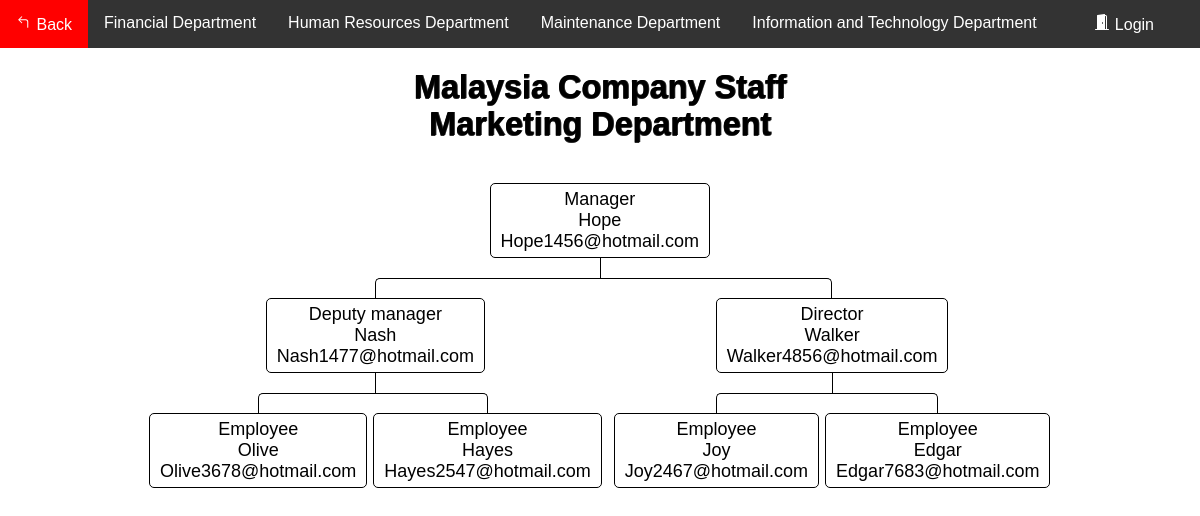
The app's page /Flowchart/flowchart_M_Ma.php with its own data.
### tables this page shows
CREATE TABLE `department_m` (
  `ID` int(20) NOT NULL,
  `Name` varchar(255) NOT NULL,
  `email` varchar(255) NOT NULL,
  `department` varchar(255) NOT NULL,
  `number` varchar(255) NOT NULL,
  `position` varchar(255) NOT NULL
);

### Flowchart/data_M.php (called while the page is built, shortened)
<?php
    require_once "config.php";
    $sql = "SELECT * from department_M where ID ='1022'";
    $result = $link->query($sql);
        if ($result->num_rows > 0) {
            while ($row = $result->fetch_assoc()) {
                $Name1022 = $row['Name'];
                $email1022 = $row['email'];
            }
        }
    $sql = "SELECT * from department_M where ID ='1023'";
    $result = $link->query($sql);
        if ($result->num_rows > 0) {
            while ($row = $result->fetch_assoc()) {
                $Name1023 = $row['Name'];
                $email1023 = $row['email'];
            }
        }
    $sql = "SELECT * from department_M where ID ='1024'";
    $result = $link->query($sql);
        if ($result->num_rows > 0) {
            while ($row = $result->fetch_assoc()) {
                $Name1024 = $row['Name'];
                $email1024 = $row['email'];
            }
        }
    $sql = "SELECT * from department_M where ID ='1025'";
    $result = $link->query($sql);
        if ($result->num_rows > 0) {
            while ($row = $result->fetch_assoc()) {
                $Name1025 = $row['Name'];
                $email1025 = $row['email'];
            }
        }
    $sql = "SELECT * from department_M where ID ='1026'";
    $result = $link->query($sql);
        if ($result->num_rows > 0) {
            while ($row = $result->fetch_assoc()) {
                $Name1026 = $row['Name'];
                $email1026 = $row['email'];
            }
        }
    $sql = "SELECT * from department_M where ID ='1027'";
    $result = $link->query($sql);
        if ($result->num_rows > 0) {
            while ($row = $result->fetch_assoc()) {
                $Name1027 = $row['Name'];
                $email1027 = $row['email'];
            }
        }
        $sql = "SELECT * from department_M where ID ='1028'";
    $result = $link->query($sql);
        if ($result->num_rows > 0) {
            while ($row = $result->fetch_assoc()) {
                $Name1028 = $row['Name'];
                $email1028 = $row['email'];
            }
        }
?>

### Flowchart/flowchart_M_Ma.php (the view, shortened to what this page needs)
<?php
require_once "data_M.php";
?>
<!DOCTYPE html>
<html lang="en">
<head>
	<link rel="stylesheet" href="style.css">
</head>
<body>
<div class="navbar">
            <a href="../HomePages/Home.php">
			 Back</a>
			<a href="flowchart_M_F.php">Financial Department</a>
			<a href="flowchart_M_HR.php">Human Resources Department</a>
			<a href="flowchart_M_M.php">Maintenance Department</a>
			<a href="flowchart_M_IT.php">Information and Technology Department</a>
			 <?php
                if(isset($_SESSION["loggedin"]) && $_SESSION["loggedin"] === true){
			?>
				<a href="../AccountSystem1/welcome.php" class="a1">
				<svg width="1em" height="1em" viewBox="0 0 16 16" class="bi bi-house-door-fill" fill="currentColor" xmlns="http://www.w3.org/2000/svg">
					<path d="M6.5 10.995V14.5a.5.5 0 0 1-.5.5H2a.5.5 0 0 1-.5-.5v-7a.5.5 0 0 1 .146-.354l6-6a.5.5 0 0 1 .708 0l6 6a.5.5 0 0 1 .146.354v7a.5.5 0 0 1-.5.5h-4a.5.5 0 0 1-.5-.5V11c0-.25-.25-.5-.5-.5H7c-.25 0-.5.25-.5.495z"/>
					<path fill-rule="evenodd" d="M13 2.5V6l-2-2V2.5a.5.5 0 0 1 .5-.5h1a.5.5 0 0 1 .5.5z"/>
				</svg>
				Home</a>
			<?php
                }else{
			?>
				<a href="../AccountSystem1/login.php" class="a1">
				Login</a>
			<?php
                }
            ?>
        </div>
<div>
<div>
	<br>
	<h1>Malaysia Company Staff <br>Marketing Department</h1>
	<nav class="nav">
							<ul>
								<li>
									<a href="#">Manager<br><?php echo $Name1022; ?><br><?php echo $email1022; ?></a>
										<ul>
											<li>
												<a href="#">Deputy manager<br><?php echo $Name1023; ?><br><?php echo $email1023; ?></a>
													<ul>
														<li>
															<a href="#">Employee<br><?php echo $Name1025; ?><br><?php echo $email1025; ?></a>
																<li>
																	<a href="#">Employee<br><?php echo $Name1026; ?><br><?php echo $email1026; ?></a>
																</li>
														</li>
													</ul>
														<li>
															<a href="#">Director<br><?php echo $Name1024; ?><br><?php echo $email1024; ?></a>
															<ul>
																<li>
																	<a href="#">Employee<br><?php echo $Name1027; ?><br><?php echo $email1027; ?></a>
																	<li>
																		<a href="#">Employee<br><?php echo $Name1028; ?><br><?php echo $email1028; ?></a>
																	</li>
																</li>
															</ul>
														</li>
													</li>
												</ul>
											</li>
										</ul>
	</nav>
</div>
</body>
</html>

### Flowchart/style.css (style rules this page uses)
*, *:before, *:after { -webkit-box-sizing: border-box; -moz-box-sizing: border-box; box-sizing: border-box; }
* { position: relative; margin: 0; padding: 0; border: 0 none; transition: all ease .4s; }
html, body { width: 100%; height: 100%; font-family: 'Fjalla One', sans-serif; font-size: 18px; }
.nav ul { position: relative; padding-top: 20px; }
.nav li { position: relative; padding: 20px 3px 0 3px; float: left; text-align: center; list-style-type: none; }
.nav li::before, .nav li::after { content: ''; position: absolute; top: 0; right: 50%; width: 50%; height: 20px; border-top: 1px solid #000000; }
.nav li::after { left: 50%; right: auto; border-left: 1px solid #000000; }
.nav li:only-child::after, .nav li:only-child::before { content: ''; display: none; }
.nav li:only-child { padding-top: 0; }
.nav li:first-child::before, .nav li:last-child::after { border: 0 none; }
.nav li:last-child::before { border-right: 1px solid #000000; border-radius: 0 5px 0 0; }
.nav li:first-child::after { border-radius: 5px 0 0 0; }
.nav ul ul::before { content: ''; position: absolute; top: 0; left: 50%; border-left: 1px solid #000000; width: 0; height: 20px; }
.nav li a { display: inline-block; padding: 5px 10px; border-radius: 5px; border: 1px solid #000000; text-decoration: none; color: #000000; font-family: arial, verdana, tahoma; font-size: 18px; }
.navbar { overflow: hidden; background-color: #333; font-family: Arial, Helvetica, sans-serif; }
.navbar a { float: left; font-size: 16px; color: white; text-align: center; padding: 14px 16px; text-decoration: none; }
.a1 { position: absolute; right: 30px; }

### Flowchart/flowchart_M_Ma.php (style rules this page uses)
h1 { color: #000000; text-align: center; font-size: 1.8rem; text-shadow: rgba(0,0,0,0.6) 1px 0, rgba(0,0,0,0.6) 1px 0, rgba(0,0,0,0.6) 0 1px, rgba(0,0,0,0.6) 0 1px; }
.nav { margin: 20px auto; width: 920px; min-height: auto; text-align: center; }

### records on screen
department_m: Name "Hope", email "Hope1456@hotmail.com"
department_m: Name "Nash", email "Nash1477@hotmail.com"
department_m: Name "Olive", email "Olive3678@hotmail.com"
department_m: Name "Hayes", email "Hayes2547@hotmail.com"
department_m: Name "Walker", email "Walker4856@hotmail.com"
department_m: Name "Joy", email "Joy2467@hotmail.com"
department_m: Name "Edgar", email "Edgar7683@hotmail.com"
